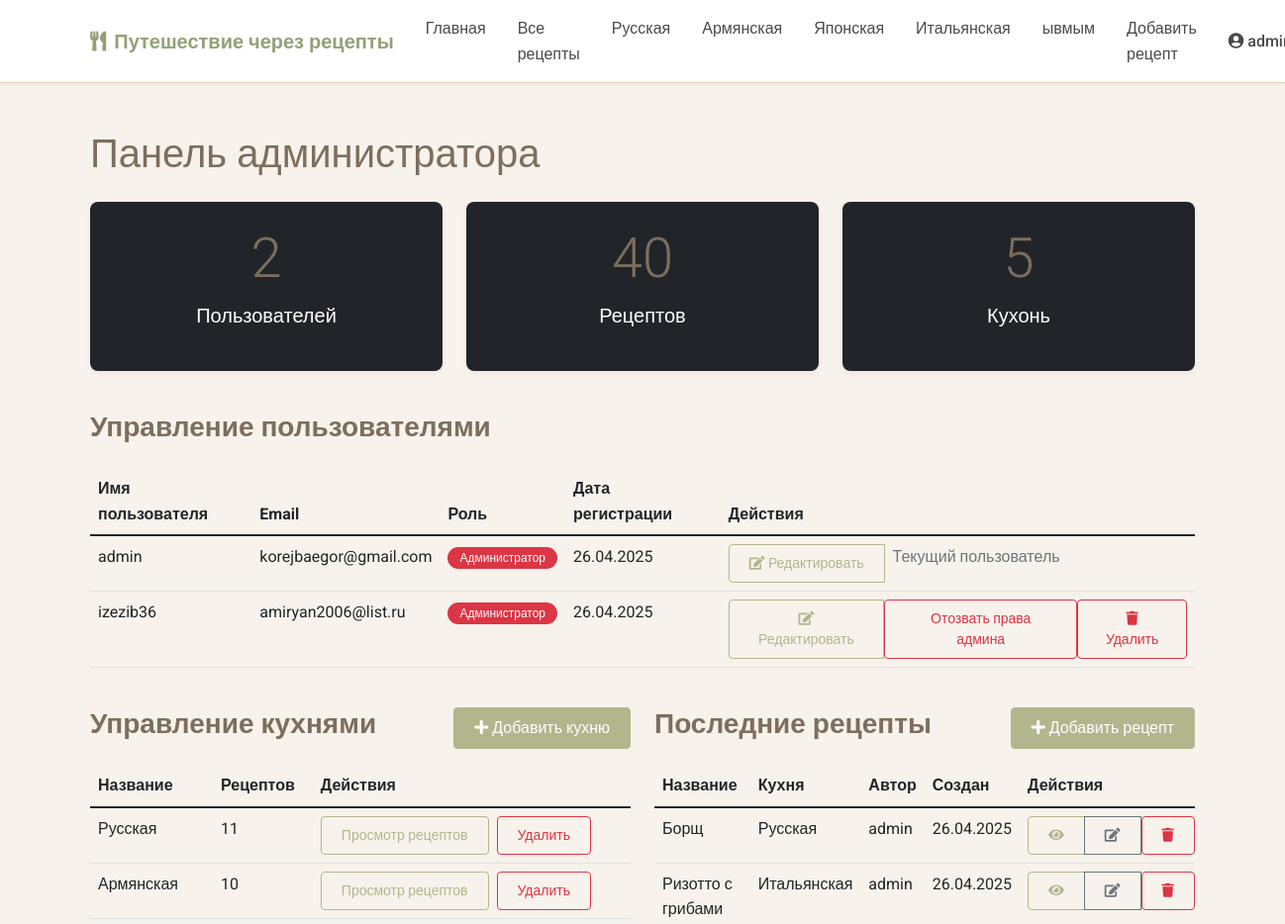
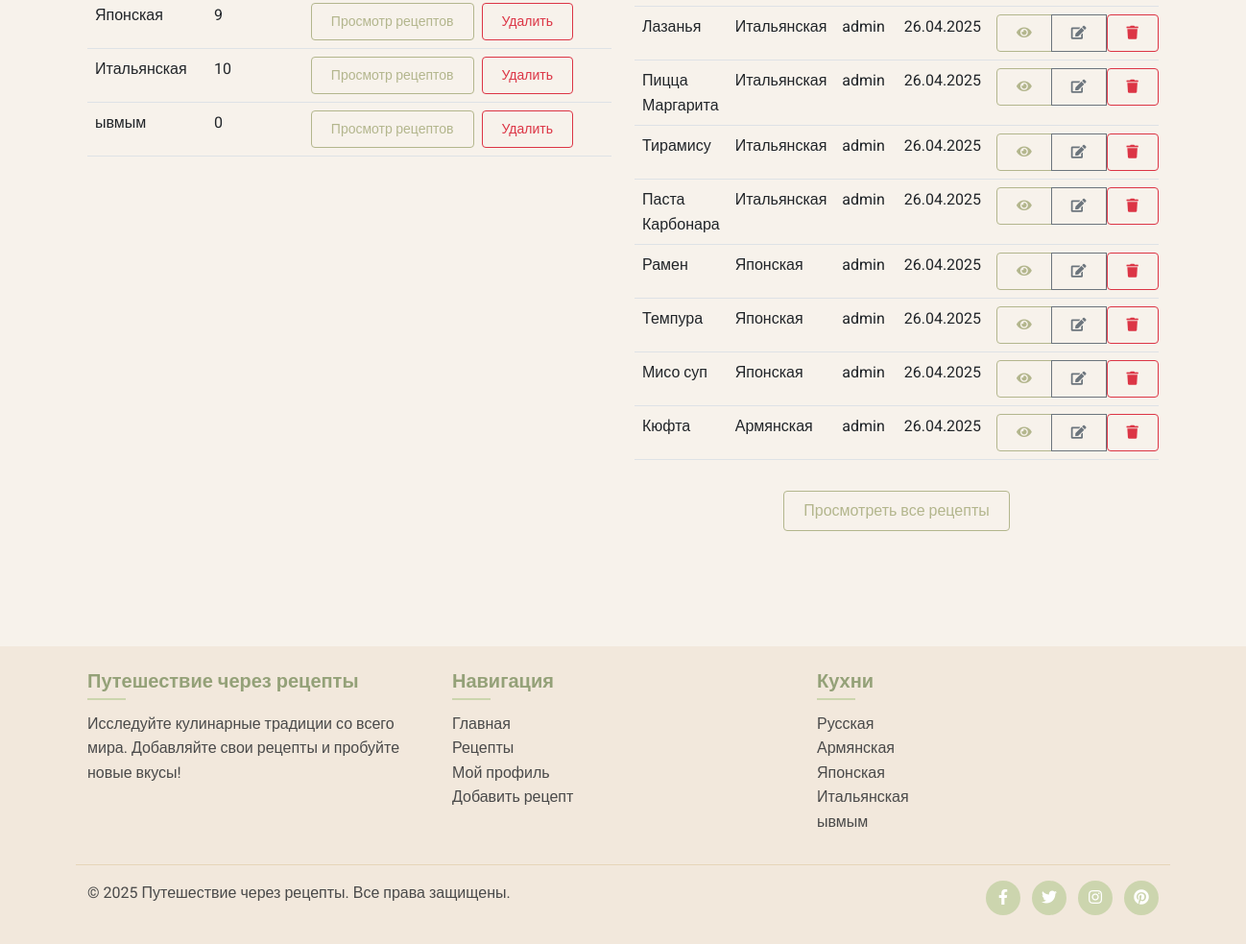
Page /admin (signed in) on the earlier database version (2 pictures, top to bottom).
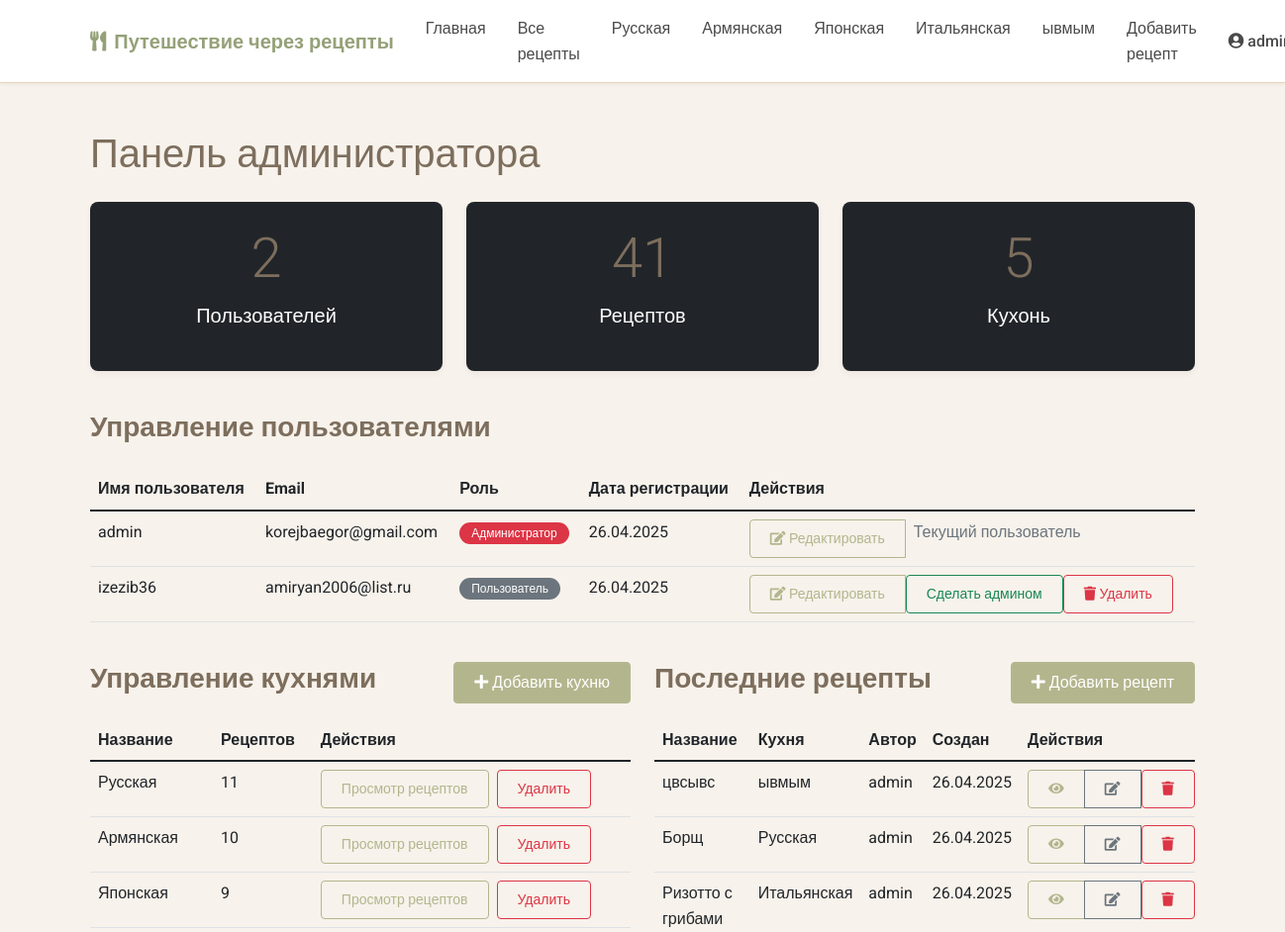
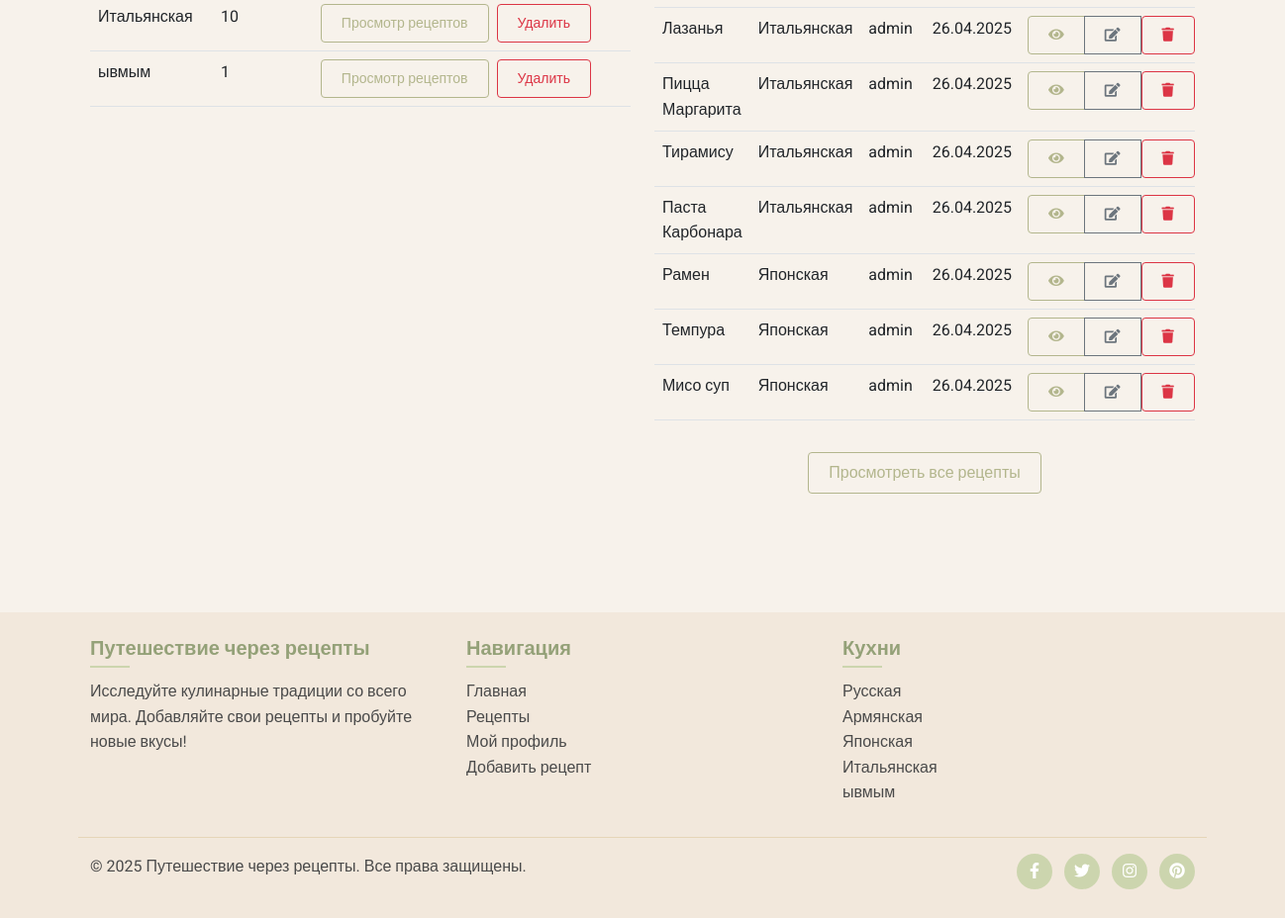
Same page on the later database version (2 pictures, top to bottom).
### models.py (models this page shows, shortened)
class Cuisine(db.Model):
    id = db.Column(db.Integer, primary_key=True)
    name = db.Column(db.String(64), unique=True, nullable=False)
    description = db.Column(db.Text)
    recipes = db.relationship('Recipe', backref='cuisine', lazy='dynamic')

class User(UserMixin, db.Model):
    id = db.Column(db.Integer, primary_key=True)
    username = db.Column(db.String(64), unique=True, nullable=False)
    email = db.Column(db.String(120), unique=True, nullable=False)
    password_hash = db.Column(db.String(256), nullable=False)
    is_admin = db.Column(db.Boolean, default=False)
    date_joined = db.Column(db.DateTime, default=datetime.utcnow)
    avatar = db.Column(db.String(256), default='default_avatar.png')  # URL или путь к аватарке пользователя
    bio = db.Column(db.Text, nullable=True)  # Биография пользователя
    recipes = db.relationship('Recipe', backref='author', lazy='dynamic', cascade='all, delete-orphan')
    favorites = db.relationship('Favorite', backref='user', lazy='dynamic', cascade='all, delete-orphan')
    comments = db.relationship('Comment', backref='author', lazy='dynamic', cascade='all, delete-orphan')
    ratings = db.relationship('Rating', backref='user', lazy='dynamic', cascade='all, delete-orphan')

class Recipe(db.Model):
    id = db.Column(db.Integer, primary_key=True)
    title = db.Column(db.String(128), nullable=False)
    description = db.Column(db.Text)
    ingredients = db.Column(db.Text, nullable=False)
    instructions = db.Column(db.Text, nullable=False)
    prep_time = db.Column(db.Integer)  # в минутах
    cook_time = db.Column(db.Integer)  # в минутах
    servings = db.Column(db.Integer)
    difficulty = db.Column(db.String(20))  # Легкий, Средний, Сложный
    created_at = db.Column(db.DateTime, default=datetime.utcnow)
    updated_at = db.Column(db.DateTime, default=datetime.utcnow, onupdate=datetime.utcnow)
    user_id = db.Column(db.Integer, db.ForeignKey('user.id'))
    cuisine_id = db.Column(db.Integer, db.ForeignKey('cuisine.id'))
    image_url = db.Column(db.String(1024))  # Добавляем поле для URL изображения
    favorites = db.relationship('Favorite', backref='recipe', lazy='dynamic', cascade='all, delete-orphan')
    comments = db.relationship('Comment', backref='recipe', lazy='dynamic', cascade='all, delete-orphan')
    ratings = db.relationship('Rating', backref='recipe', lazy='dynamic', cascade='all, delete-orphan')
    photos = db.relationship('RecipePhoto', backref='recipe', lazy='dynamic', cascade='all, delete-orphan')

### routes.py (the view)
@app.route('/admin')
@login_required
def admin_dashboard():
    if not current_user.is_admin:
        abort(403)  # Forbidden
    users = User.query.all()
    recipes = Recipe.query.order_by(Recipe.created_at.desc()).all()
    cuisines = Cuisine.query.all()
    return render_template('admin_dashboard.html', users=users, recipes=recipes, cuisines=cuisines)

### app.py (called while the page is built)
@login_manager.user_loader
def load_user(user_id):
    from models import User
    return User.query.get(int(user_id))

### routes.py (called while the page is built)
@app.before_request
def load_global_data():
    g.all_cuisines = Cuisine.query.all()

### templates/admin_dashboard.html (shortened to what the changed rows need)
{% extends 'base.html' %}
{% block content %}
<div class="container py-5">
    <h1 class="mb-4">Панель администратора</h1>
    <div class="row mb-4">
        <div class="col-md-4 mb-3">
            <div class="card text-white bg-dark h-100">
                <div class="card-body text-center">
                    <h2 class="display-4">{{ users|length }}</h2>
                </div>
            </div>
        </div>
        <div class="col-md-4 mb-3">
            <div class="card text-white bg-dark h-100">
                <div class="card-body text-center">
                    <h2 class="display-4">{{ recipes|length }}</h2>
                    <p class="lead">Рецептов</p>
                </div>
            </div>
        </div>
        <div class="col-md-4 mb-3">
            <div class="card text-white bg-dark h-100">
                <div class="card-body text-center">
                    <h2 class="display-4">{{ cuisines|length }}</h2>
                </div>
            </div>
        </div>
    </div>
    <div class="row">
        <div class="col-md-12 mb-4">
            <div class="admin-card">
                <div class="table-responsive">
                    <table class="table table-hover">
                        <thead>
                            <tr>
                                <th>Имя пользователя</th>
                                <th>Email</th>
                                <th>Роль</th>
                                <th>Дата регистрации</th>
                                <th>Действия</th>
                            </tr>
                        </thead>
                        <tbody>
                            {% for user in users %}
                                <tr>
                                    <td>{{ user.username }}</td>
                                    <td>{{ user.email }}</td>
                                    <td>
                                        {% if user.is_admin %}
                                            <span class="badge bg-danger">Администратор</span>
                                        {% else %}
                                            <span class="badge bg-secondary">Пользователь</span>
                                        {% endif %}
                                    </td>
                                    <td>{{ user.date_joined.strftime('%d.%m.%Y') }}</td>
                                    <td>
                                        <div class="btn-group">
                                            <a href="{{ url_for('admin_edit_user', user_id=user.id) }}" class="btn btn-sm btn-outline-primary">
                                                <i class="fas fa-edit"></i> Редактировать
                                            </a>
                                            {% if user.id != current_user.id %}
                                                <form action="{{ url_for('toggle_admin', user_id=user.id) }}" method="POST" class="d-inline">
                                                    <button type="submit" class="btn btn-sm {% if user.is_admin %}btn-outline-danger{% else %}btn-outline-success{% endif %}">
                                                        {% if user.is_admin %}
                                                            Отозвать права админа
                                                        {% else %}
                                                            Сделать админом
                                                        {% endif %}
                                                    </button>
                                                </form>
                                                <form action="{{ url_for('admin_delete_user', user_id=user.id) }}" method="POST" class="d-inline" onsubmit="return confirm('Вы уверены, что хотите удалить пользователя {{ user.username }}? Это действие нельзя отменить.')">
                                                    <button type="submit" class="btn btn-sm btn-outline-danger">
                                                        <i class="fas fa-trash"></i> Удалить
                                                    </button>
                                                </form>
                                            {% else %}
                                                <span class="text-muted ps-2">Текущий пользователь</span>
                                            {% endif %}
                                        </div>
                                    </td>
                                </tr>
                            {% endfor %}
                        </tbody>
                    </table>
                </div>
            </div>
        </div>
        <div class="col-md-6 mb-4">
            <div class="admin-card">
                <div class="table-responsive">
                    <table class="table table-hover">
                        <thead>
                            <tr>
                                <th>Название</th>
                                <th>Рецептов</th>
                                <th>Действия</th>
                            </tr>
                        </thead>
                        <tbody>
                            {% for cuisine in cuisines %}
                                <tr>
                                    <td>{{ cuisine.name }}</td>
                                    <td>{{ cuisine.recipes.count() }}</td>
                                    <td>
                                        <a href="{{ url_for('cuisine_recipes', cuisine_id=cuisine.id) }}" class="btn btn-sm btn-outline-primary">
                                            Просмотр рецептов
                                        </a>
                                        <form action="{{ url_for('delete_cuisine', cuisine_id=cuisine.id) }}" method="POST" class="d-inline" onsubmit="return confirm('Вы уверены, что хотите удалить кухню {{ cuisine.name }}?')">
                                            <button type="submit" class="btn btn-sm btn-outline-danger ms-1">
                                                Удалить
                                            </button>
                                        </form>
                                    </td>
                                </tr>
                            {% endfor %}
                        </tbody>
                    </table>
                </div>
            </div>
        </div>
        <div class="col-md-6 mb-4">
            <div class="admin-card">
                <div class="table-responsive">
                    <table class="table table-hover">
                        <thead>
                            <tr>
                                <th>Название</th>
                                <th>Кухня</th>
                                <th>Автор</th>
                                <th>Создан</th>
                                <th>Действия</th>
                            </tr>
                        </thead>
                        <tbody>
                            {% for recipe in recipes[:10] %}
                                <tr>
                                    <td>{{ recipe.title }}</td>
                                    <td>{{ recipe.cuisine.name }}</td>
                                    <td>{{ recipe.author.username }}</td>
                                    <td>{{ recipe.created_at.strftime('%d.%m.%Y') }}</td>
                                    <td>
                                        <div class="btn-group">
                                            <a href="{{ url_for('recipe_detail', recipe_id=recipe.id) }}" class="btn btn-sm btn-outline-primary">
                                                <i class="fas fa-eye"></i>
                                            </a>
                                            <a href="{{ url_for('edit_recipe', recipe_id=recipe.id) }}" class="btn btn-sm btn-outline-secondary">
                                                <i class="fas fa-edit"></i>
                                            </a>
                                            <form action="{{ url_for('delete_recipe', recipe_id=recipe.id) }}" method="POST" class="d-inline" onsubmit="return confirm('Вы уверены, что хотите удалить рецепт {{ recipe.title }}?')">
                                                <button type="submit" class="btn btn-sm btn-outline-danger">
                                                    <i class="fas fa-trash"></i>
                                                </button>
                                            </form>
                                        </div>
                                    </td>
                                </tr>
                            {% endfor %}
                        </tbody>
                    </table>
                </div>
            </div>
        </div>
    </div>
</div>
{% endblock %}

### templates/base.html (shortened to what the changed rows need)
<!DOCTYPE html>
<html lang="ru">
<head>
    <link href="https://cdn.jsdelivr.net/npm/bootstrap@5.1.3/dist/css/bootstrap.min.css" rel="stylesheet">
    <link rel="stylesheet" href="https://cdnjs.cloudflare.com/ajax/libs/font-awesome/5.15.4/css/all.min.css">
    <link rel="stylesheet" href="{{ url_for('static', filename='css/main.css') }}">
</head>
<body>
    <nav class="navbar navbar-expand-lg navbar-light sticky-top">
        <div class="container">
            <div class="collapse navbar-collapse" id="navbarNav">
                <ul class="navbar-nav me-auto">
                    {% for cuisine in g.all_cuisines %}
                    <li class="nav-item">
                        <a class="nav-link {% if request.path == url_for('cuisine_recipes', cuisine_id=cuisine.id) %}active{% endif %}" href="{{ url_for('cuisine_recipes', cuisine_id=cuisine.id) }}">{{ cuisine.name }}</a>
                    </li>
                    {% endfor %}
                </ul>
                <div class="navbar-nav">
                    {% if current_user.is_authenticated %}
                        <div class="nav-item dropdown">
                            <a class="nav-link dropdown-toggle" href="#" id="userDropdown" role="button" data-bs-toggle="dropdown" aria-expanded="false">
                                <i class="fas fa-user-circle me-1"></i>{{ current_user.username }}
                            </a>
                        </div>
                    {% else %}
                        <a class="nav-link" href="{{ url_for('login') }}">Вход</a>
                        <a class="nav-link" href="{{ url_for('register') }}">Регистрация</a>
                    {% endif %}
                </div>
            </div>
        </div>
    </nav>
    {% block content %}{% endblock %}
    <footer class="footer py-4 mt-5">
        <div class="container">
            <div class="row">
                <div class="col-md-4">
                    <ul class="list-unstyled">
                        {% for cuisine in g.all_cuisines %}
                            <li><a href="{{ url_for('cuisine_recipes', cuisine_id=cuisine.id) }}">{{ cuisine.name }}</a></li>
                        {% endfor %}
                    </ul>
                </div>
            </div>
        </div>
    </footer>
</body>
</html>

Differences in the rows shown:
no longer on this page (row unchanged): Recipe: title "Кюфта", cuisine.name "Армянская", author.username "admin", created_at "26.04.2025"
computed for Cuisine "ывмым": recipes.count "0" → "1"
changed User "izezib36": is_admin "Администратор Отозвать права админа" → "Пользователь Сделать админом"
added Recipe: title "цвсывс", cuisine.name "ывмым", author.username "admin", created_at "26.04.2025"
Other differences:
{{ recipes|length }}: "40" → "41"
